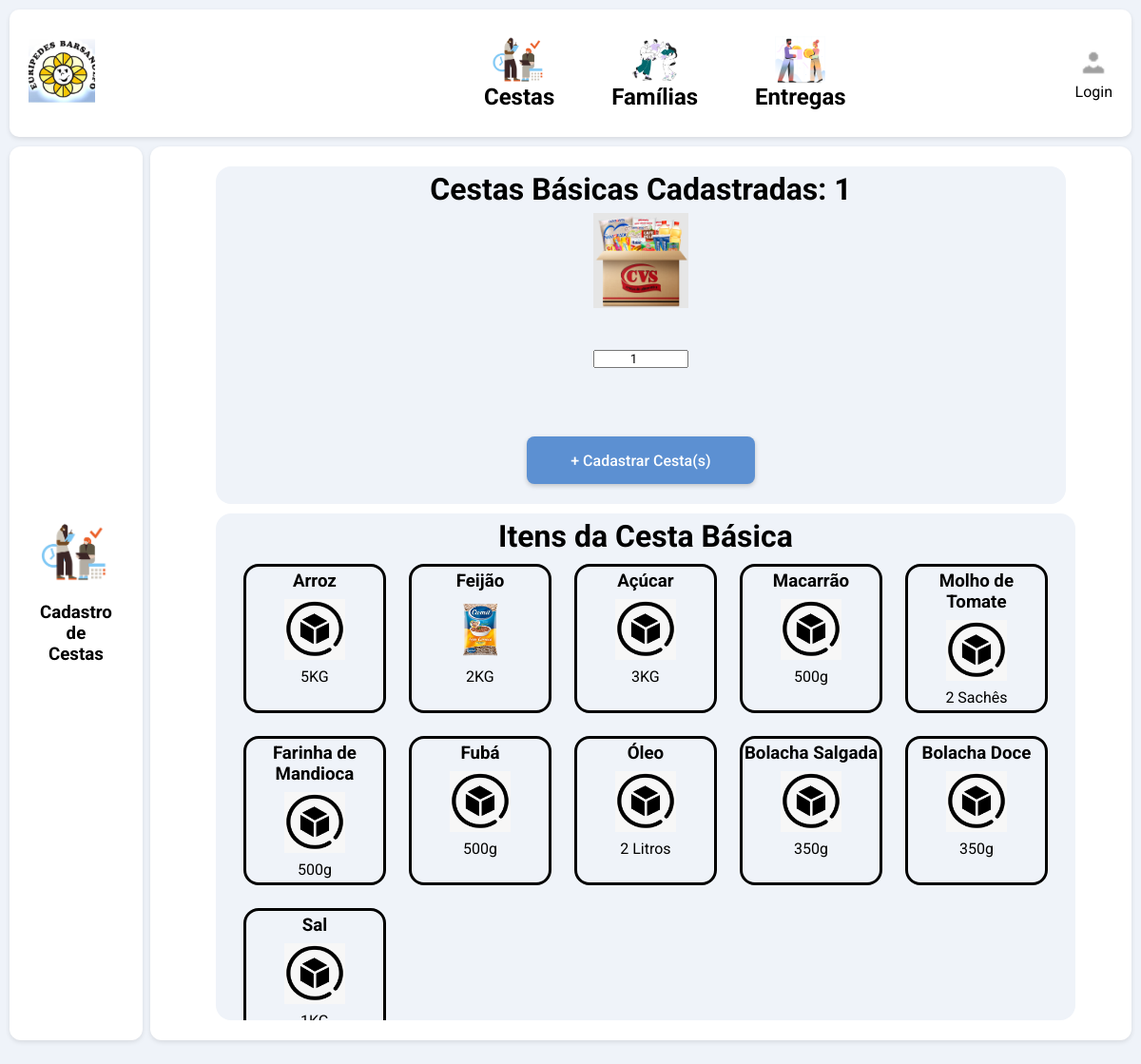
Before: /cadastro/cestas/ with the older database file.
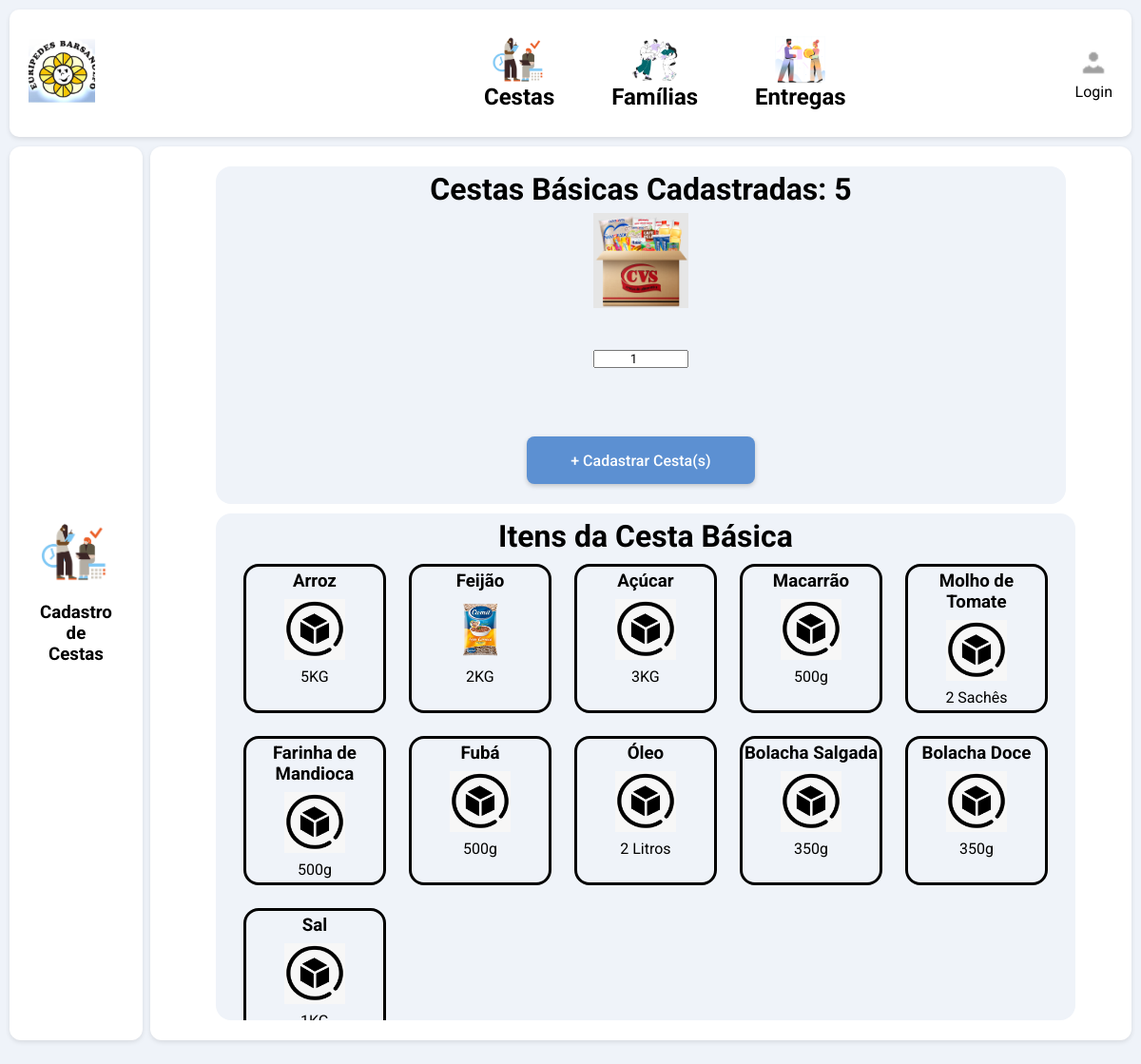
After: the same page with the newer database file.
### website/models.py (models this page shows, shortened)
class Produto(models.Model):
    produto = models.CharField(max_length=50)
    qtd_estoque = models.IntegerField()

### website/views.py (the view)
# urls.py: path("cadastro/cestas/", cadastro_cestas, name="cadastro_cestas"),
def cadastro_cestas(request):
    estoque_produtos = Produto.objects.all()
    items_cesta = ItemCesta.objects.all()
    context = {
        'range': range(30),
        'items_cesta': items_cesta,
        'estoque_produtos': estoque_produtos
    }
    return render(request, "cadastro_cestas.html", context)

### website/templates/cadastro_cestas.html (shortened to what this page needs)
{% load static %}
<!DOCTYPE html>
<html lang="en">
<head>
    <link rel="stylesheet" href="{% static 'css/daniel.css' %}" typer="css">
</head>
<body>
{% include 'includes/nav.html' %}
<div class="main-container">
    <div class="left-column">
        <div class="left-column-content">
        <img src="{% static 'img/cadastro_produtos.png' %}" alt="Example" />
        <h3>Cadastro de Cestas</h3>
        </div>
    </div>
    <div class="right-column">
        <div class="right-column-content">
            <div class="right-column-buttons-2">
                {% for item in estoque_produtos %}
                    {% if item.produto == "Cesta Básica" %}
                    <h1>Cestas Básicas Cadastradas: {{ item.qtd_estoque }}</h1>
                    {% endif %}
                {% endfor %}
                <div class="buttons-2-row">
                    <img class="cesta-img" src="{% static 'img/cesta.png' %}" alt="Example" />
                </div>
                <div class="buttons-2-row">
                    <form method="POST" action="{% url 'atualizar_cestas' %}">
                    <input type="number" id="quantity-input" name="doacao_quantidade" value="1" min="1" style="width: 100px; text-align: center; align-items: center;"/>
                </div>
                <div class="buttons-2-row">
                    <button type="submit" class="button-register-1">
                        + Cadastrar Cesta(s)
                    </button>
                </div>
            </div>
            <div class="right-column-list-2">
                <h1>Itens da Cesta Básica</h1>
                <div class="right-column-list-2-cards">
                    {% for item in items_cesta %}
                    <div class="card">
                        <div class="card-row">
                            <h3>{{ item.produto }}</h3>
                        </div>
                        <div class="card-row">
                        {% if item.imagem and item.imagem.url %}
                            <img class="produto-img" src="{{ item.imagem.url }}" alt="{{ item.nome }}">
                        {% else %}
                            <img class="produto-img" src="{% static 'img/produto.png' %}" alt="Imagem padrão">
                        {% endif %}
                        </div>
                        <div class="card-row">
                            {{ item.quantidade }}
                        </div>
                    </div>
                    {% endfor %}
                </div>
            </div>
        </div>
    </div>
</div>
</body>
</html>

Changed rows visible on the page:
changed Produto: qtd_estoque "1" → "5"
